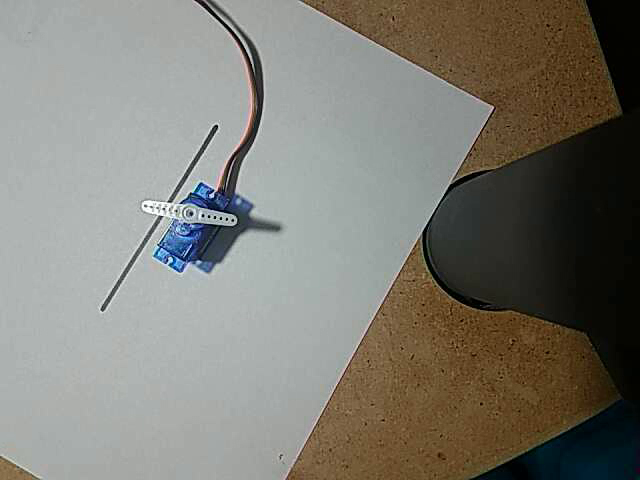
#> input picture frame 17 of output_original.mp4, 640 x 480 px
$ python optical_flow_with_segmentation.py
#> lines starting #> are read from the running program, lines starting #| are printed output that depends on the picture; after the words box and inside, x2 and y2 are one past the last pixel; in counts of white or black regions, pixels touching at a corner belong together
import cv2
import numpy as np

prev_img = np.zeros((480, 640), dtype = "uint8")
# pre_prev_img = np.zeros((480, 640), dtype = "uint8")

prev_diff = np.zeros((480, 640), dtype = "uint8")

cap = cv2.VideoCapture("output_original.mp4")
while cap.isOpened():
    ret, frame = cap.read()
#> frame is the input picture: shape (480, 640, 3); mean B, G, R 115, 123, 124.9

    gray = cv2.cvtColor(frame,cv2.COLOR_BGR2GRAY)
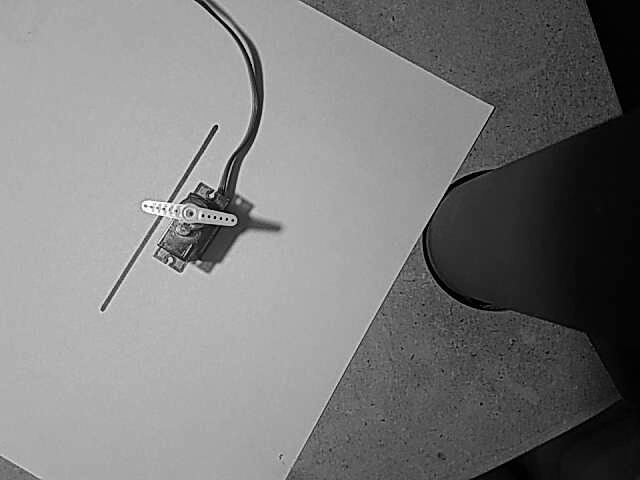
#> gray: shape (480, 640); min 0, max 255, mean 122.5

    #gray = cv2.blur(gray,(25,25))
    # gray = cv2.GaussianBlur(gray,(6,6),0)

    gray = cv2.adaptiveThreshold(gray,255,cv2.ADAPTIVE_THRESH_GAUSSIAN_C,cv2.THRESH_BINARY,11,2)
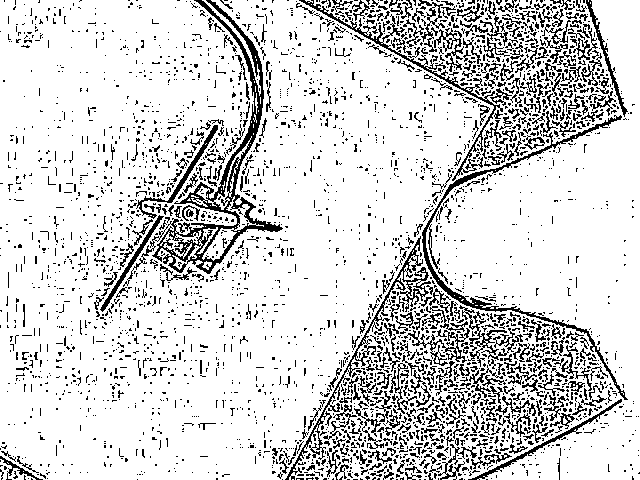
#> gray: shape (480, 640); 83.9% white; black in thin lines or dots

    cv2.imshow("gray after smoothing",gray)

    corners = cv2.goodFeaturesToTrack(gray,25,0.2,15)
#> corners = 25 rows, first 8: [437, 423], [501, 359], [273, 358], [369, 214], [346, 139], [570, 86], [388, 83], [483, 41]
    corners = np.int0(corners)
    for i in corners:
        x,y = i.ravel()
        cv2.circle(frame,(x,y),3,255,-1)
#> this loop made 25 passes
#> (x, y) on passes 1 to 12: (437, 423), (501, 359), (273, 358), (369, 214), (346, 139), (570, 86), (388, 83), (483, 41), (566, 380), (524, 368), (445, 339), (238, 323)
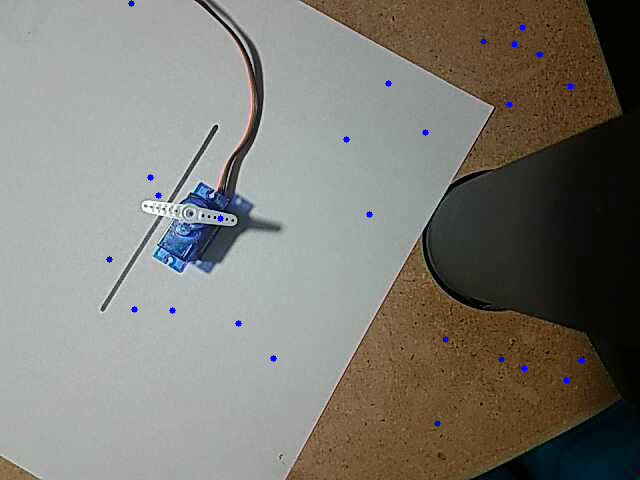
#> frame: shape (480, 640, 3); 0.24% of pixels changed, all inside (x1, y1, x2, y2) = (106, 0, 585, 427)

    # # Otsu's thresholding after Gaussian filtering
    # gray = cv2.GaussianBlur(gray,(7,7),0)
    # ret3,gray = cv2.threshold(gray,0,255,cv2.THRESH_BINARY+cv2.THRESH_OTSU)

    # gray = cv2.bitwise_not(gray)

    gray = np.float32(gray)
#> gray: shape (480, 640) float32; 83.9% white; black in thin lines or dots

    diff = gray - prev_img

    dub_diff = diff - prev_diff

    ker = cv2.getStructuringElement(cv2.MORPH_ELLIPSE,(3,3))
#> ker = [[0, 1, 0], [1, 1, 1], [0, 1, 0]]
    diff = cv2.morphologyEx(diff, cv2.MORPH_OPEN, ker)
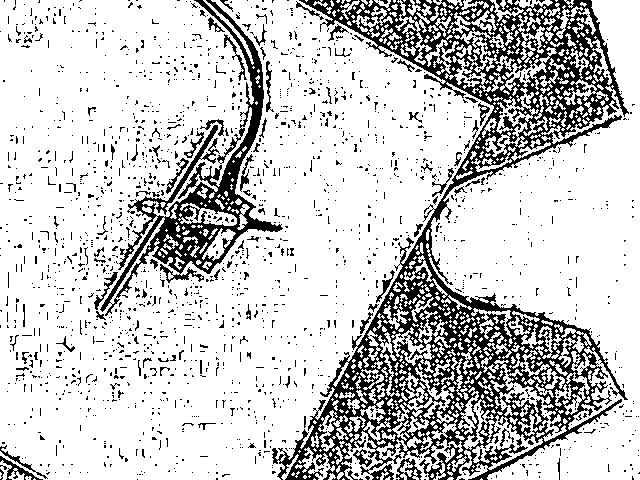
#> diff: shape (480, 640) float32; 79.3% white; 1804 black regions (1703 under 20 px), largest, box (x1, y1, x2, y2) and area: (272, 0, 629, 480) 42099, (100, 0, 283, 316) 8926, (0, 456, 43, 480) 247
    dub_diff = cv2.morphologyEx(dub_diff, cv2.MORPH_OPEN, ker)

    # smooth_diff = cv2.blur(gray,(5,5))

    prev_img = gray

    prev_diff = diff

    # use goodfeaturestotrack


    cv2.imshow('diff', diff)
    cv2.imshow('dub_diff', dub_diff)
    cv2.imshow("current",frame)
    cv2.waitKey(0)

cap.release()
cv2.destroyAllWindows()

$ run again, starting later in the video
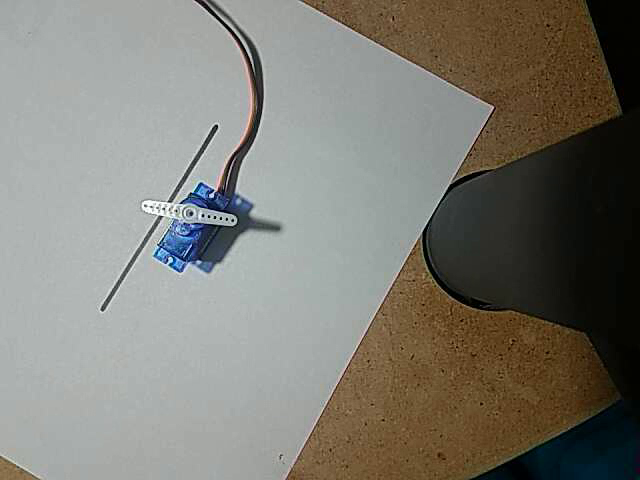
#> input picture frame 80 of output_original.mp4, 640 x 480 px
#> frame is the input picture: shape (480, 640, 3); mean B, G, R 115.1, 123.1, 125
#> `gray = cv2.adaptiveThreshold(gray,255,cv2.ADAPTIVE_THRESH_GAUSSIAN_C,c..`:
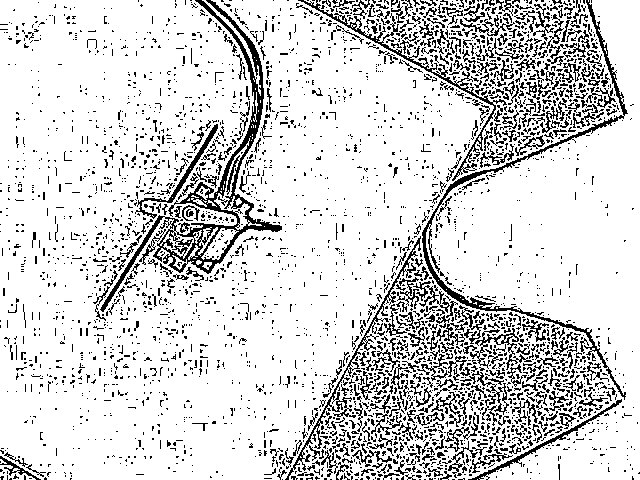
#> gray: shape (480, 640); 84% white; black in thin lines or dots
#> corners = 25 rows, first 8: [510, 246], [269, 238], [232, 220], [323, 113], [141, 5], [55, 378], [121, 249], [126, 155]
#> the loop `for i in corners:` made 25 passes
#> ker = [[0, 1, 0], [1, 1, 1], [0, 1, 0]]
#> `diff = cv2.morphologyEx(diff, cv2.MORPH_OPEN, ker)`:
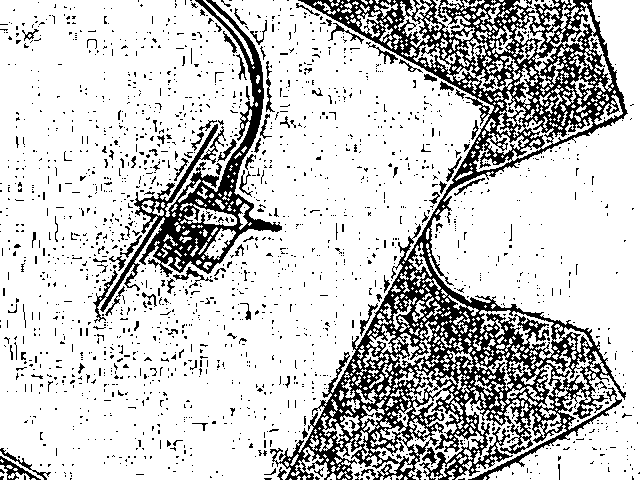
#> diff: shape (480, 640) float32; 79.4% white; 1840 black regions (1728 under 20 px), largest, box (x1, y1, x2, y2) and area: (270, 0, 628, 480) 41739, (93, 0, 282, 323) 8705, (0, 456, 41, 480) 268

$ run again, starting later in the video
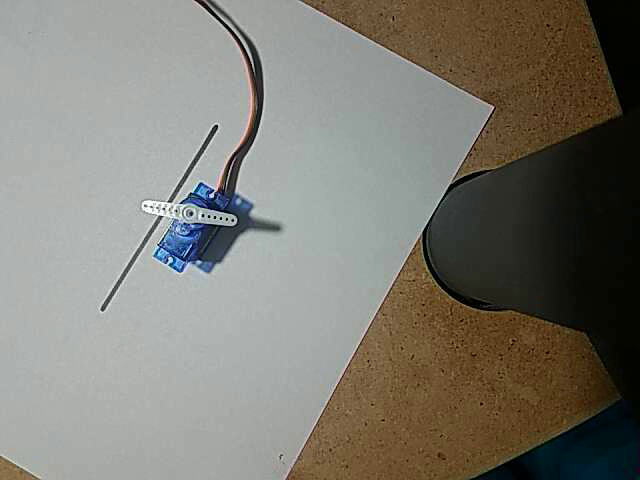
#> input picture frame 143 of output_original.mp4, 640 x 480 px
#> frame is the input picture: shape (480, 640, 3); mean B, G, R 114.2, 122.5, 124.9
#> `gray = cv2.adaptiveThreshold(gray,255,cv2.ADAPTIVE_THRESH_GAUSSIAN_C,c..`:
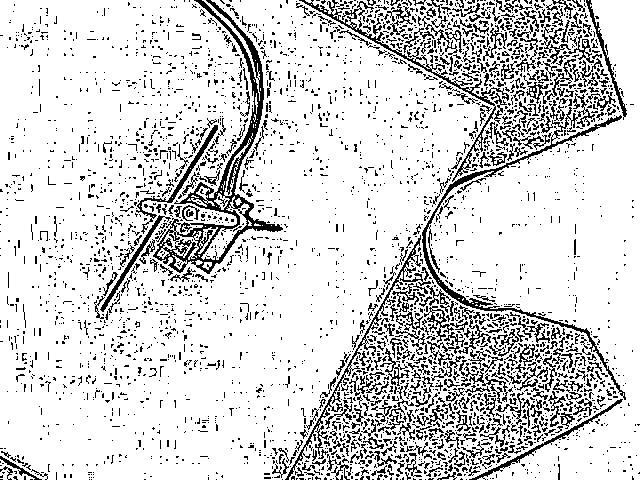
#> gray: shape (480, 640); 83.9% white; black in thin lines or dots
#> corners = 25 rows, first 8: [405, 443], [153, 428], [354, 416], [598, 396], [351, 386], [378, 354], [411, 309], [232, 220]
#> the loop `for i in corners:` made 25 passes
#> ker = [[0, 1, 0], [1, 1, 1], [0, 1, 0]]
#> `diff = cv2.morphologyEx(diff, cv2.MORPH_OPEN, ker)`:
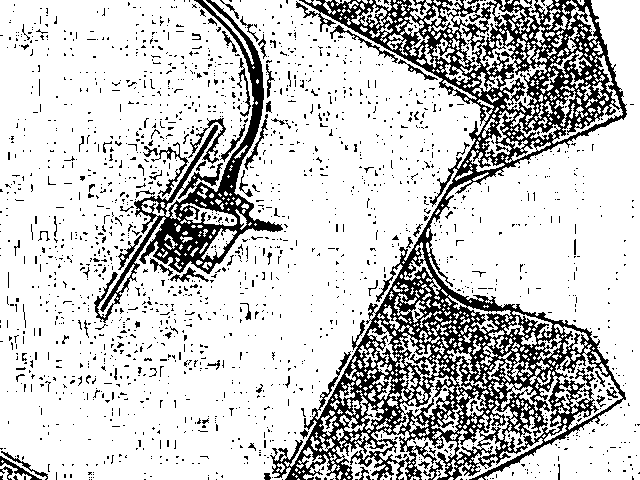
#> diff: shape (480, 640) float32; 79.3% white; 1835 black regions (1747 under 20 px), largest, box (x1, y1, x2, y2) and area: (270, 0, 627, 480) 42455, (94, 0, 283, 323) 8350, (188, 118, 226, 164) 367
